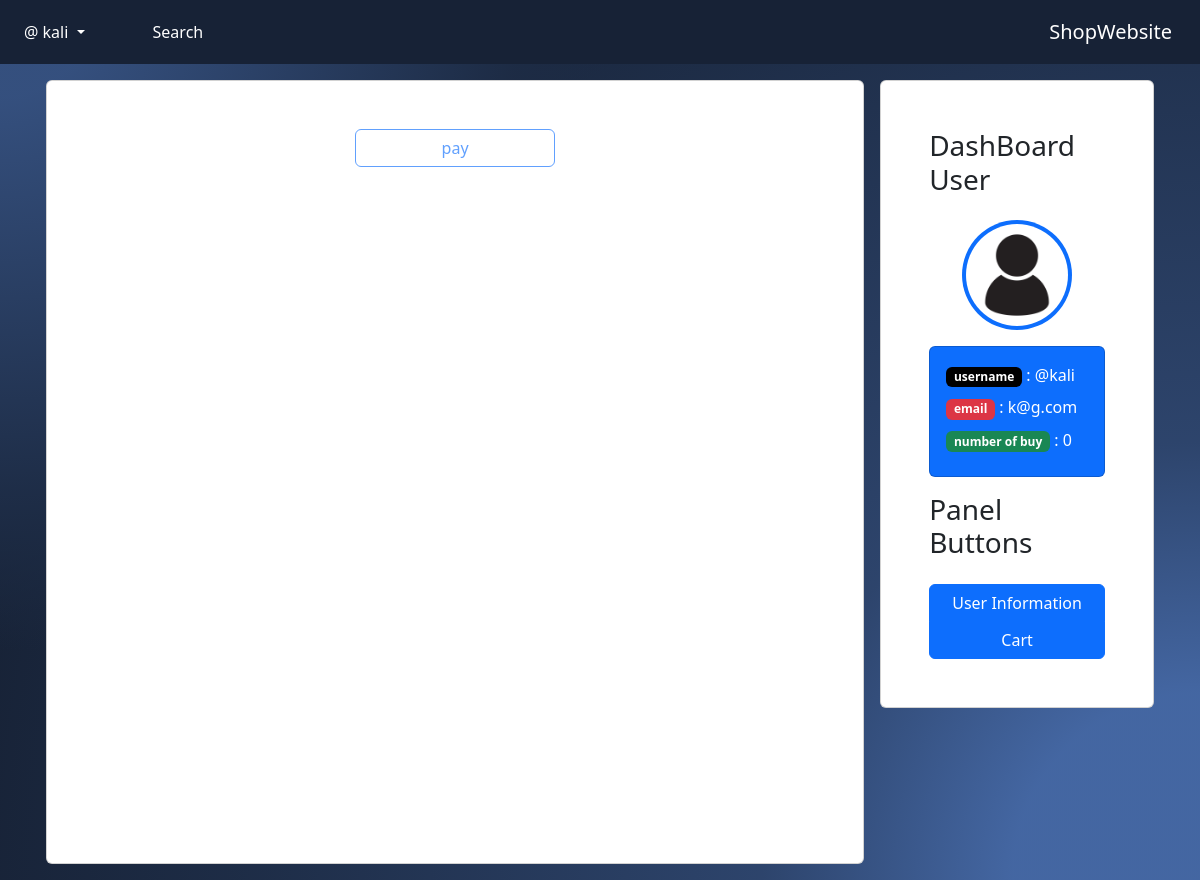
/accounts/profile/cart/ (signed in), run on an earlier commit of the app's database.
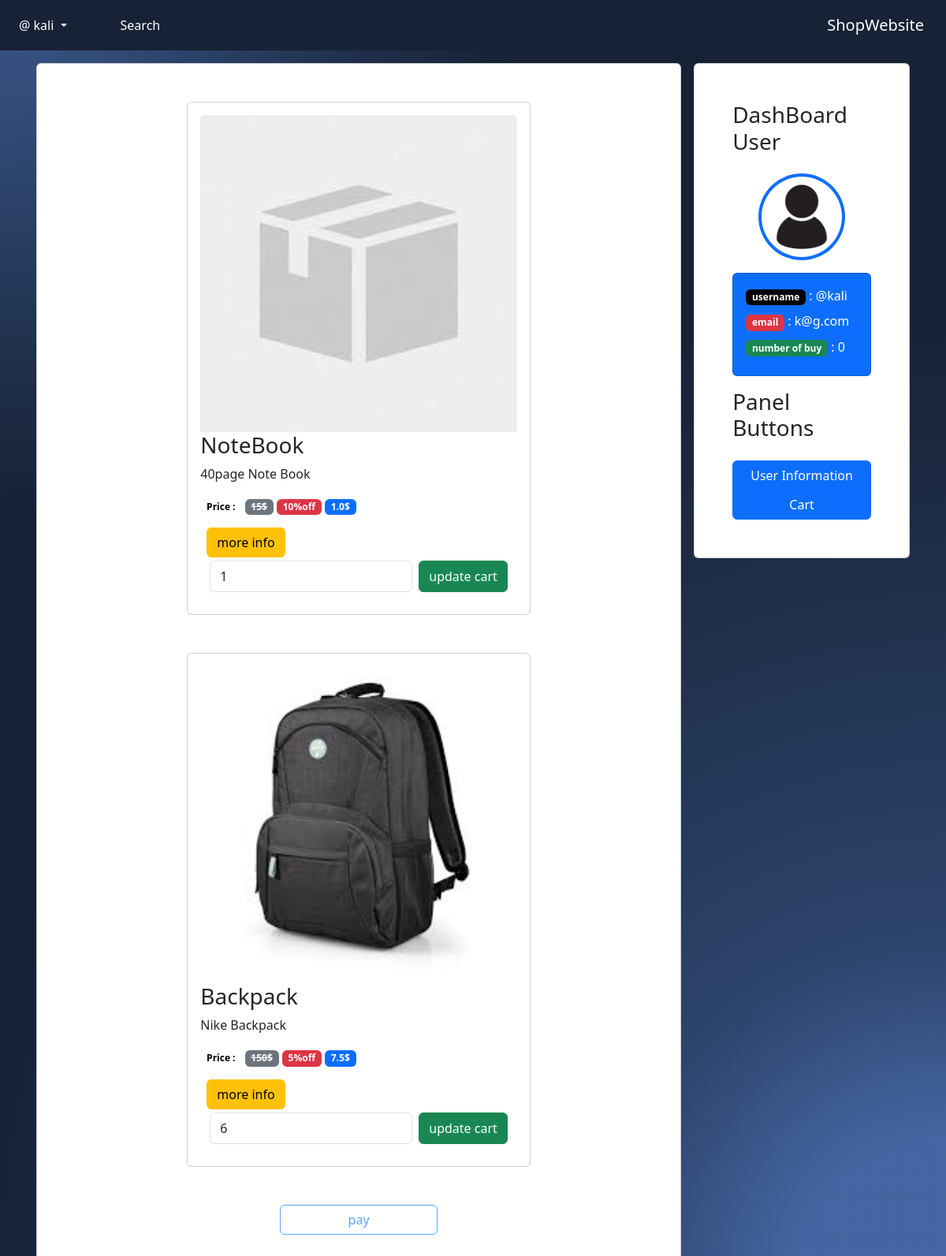
And on a later commit of the database.
### Products/models.py (models this page shows, shortened)
class CartProduct(models.Model):
    product = models.ForeignKey(Products, on_delete=models.CASCADE)
    quantity = models.PositiveIntegerField(default=1)
    user = models.ForeignKey(User, on_delete=models.CASCADE)

class Products(models.Model):
    img = models.ImageField(upload_to='products/products_image/', default="products/default_products.jpeg")
    name = models.CharField(max_length=100)
    description = models.TextField()
    price_original = models.PositiveIntegerField()
    offer = models.PositiveIntegerField(null=True, blank=True, default=0)
    price_buy = models.FloatField(null=True, blank=True, default=0)
    category = models.ForeignKey(Category, on_delete=models.CASCADE)

### Accounts/views.py (the view)
# urls.py: path("profile/cart/", ProfileCartView.as_view(), name="profile_cart_accounts"),
class ProfileCartView(LoginRequiredMixin, View):
    template_name = "Accounts/profile_cart_accounts.html"
    def get(self, request):
        user = request.user
        profile = get_object_or_404(Profile, user=user)
        carts = CartProduct.objects.filter(user=self.request.user)
        return render(self.request, self.template_name, {"carts": carts, "profile": profile})

### Accounts/templates/Accounts/profile_cart_accounts.html (shortened to what this page needs)
{% extends 'base.html' %}
{% block content %}
    <div class="container p-2 d-flex gap-3" style="min-height: 100vh">
        <div class="w-75 card p-5 gap-5 d-flex justify-content-start align-items-center flex-wrap">
            {% for product in carts %}
                <div class="card p-3" style="max-width: max-content">
                    <img src="{{ product.product.img.url }}" class="card-img-top" style="object-fit: cover"/>
                    <h3 class="card-title">{{ product.product.name }}</h3>
                    <p class="card-text">{{ product.product.description }}</p>
                    <div class="d-inline">
                        <h3 class="badge" style="color:black">Price :</h3>
                        <h4 class="badge bg-secondary text-decoration-line-through">{{ product.product.price_original }}$</h4>
                        <span class="badge bg-danger">{{ product.product.offer }}%off</span>
                        <h4 class="badge bg-primary">{{ product.product.price_buy }}$</h4>
                    </div>
                    <div class="w-100 p-2">
                        <a href="{% url 'products:product_view'  product.product.pk %}" class="btn btn-warning">more
                            info</a>
                        <form method="post" action="{% url 'products:add_cart_view' product.product.pk 1 %}"
                              class="d-flex p-1 gap-2 form">
                            <input type="number" id='quantity' class="form-control" value="{{ product.quantity }}" style="height: 40px"/>
                            <button type="submit" class="btn btn-success" id="submit"
                                    style="min-width: max-content">update cart
                            </button>
                        </form>
                    </div>
                </div>
            {% endfor %}
            <a href="#" class="btn btn-outline-primary disabled" style="min-width: 200px">pay</a>
        </div>
        <aside class="w-25 h-100 card p-5 d-flex flex-column justify-content-start align-items-center gap-3">
            <h3>
                DashBoard User
            </h3>
            <img src="{{ profile.img.url }}" class="rounded-circle p-1 bg-primary" width="110"/>
            <div class="card bg-primary w-100 p-3" style="color: white">
                <div class="d-inline">
                    <h4 class="badge bg-black">username</h4>
                    <span>:</span>
                    <span>@{{ profile.user.username }}</span>
                </div>
                <div class="d-inline">
                    <h4 class="badge bg-danger">email</h4>
                    <span>:</span>
                    <span>{{ profile.user.email }}</span>
                </div>
                <div class="d-inline">
                    <h4 class="badge bg-success">number of buy</h4>
                    <span>:</span>
                    <span>{{ profile.number_buy }}</span>
                </div>
            </div>
            <h3>Panel Buttons</h3>
            <div class="btn-group-vertical w-100" role="group" aria-label="Vertical radio toggle button group">
                <a href="{% url "accounts:profile_accounts" %}" class="btn btn-primary">User Information</a>
                <a href="#" class="btn btn-primary">Cart</a>
            </div>
        </aside>
    </div>
{% endblock %}

What changed in the data, as far as the page shows it:
added CartProduct: product.img (placeholder picture), product.name "NoteBook", product.description "40page Note Book", product.price_original "15", product.offer "10", product.price_buy "1.0", quantity "1"
added CartProduct: product.img (picture), product.name "Backpack", product.description "Nike Backpack", product.price_original "150", product.offer "5", product.price_buy "7.5", quantity "6"
